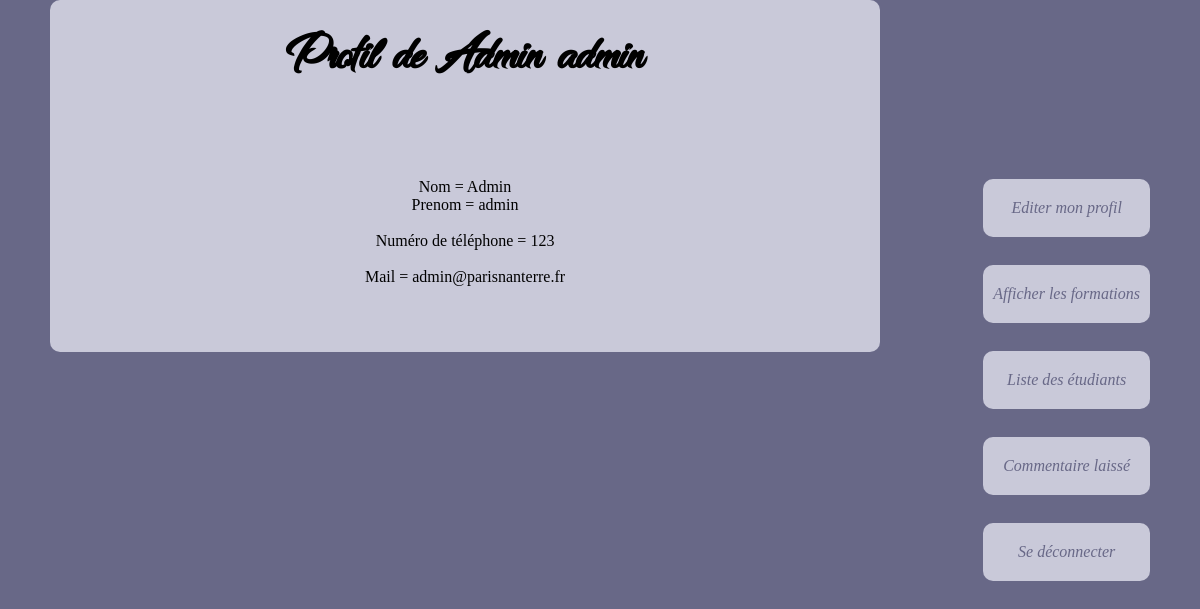
Page /profileP.php?id_etudiant=18 (signed in) on the committed database.
### tables this page shows
CREATE TABLE `Utilisateur` (
  `id_etudiant` int(11) NOT NULL,
  `Nom` varchar(50) NOT NULL,
  `Prenom` varchar(50) DEFAULT NULL,
  `carte_id` int(11) DEFAULT NULL,
  `date_naiss` date DEFAULT NULL,
  `adresse` varchar(100) DEFAULT NULL,
  `num_tel` int(11) DEFAULT NULL,
  `mail` varchar(70) NOT NULL,
  `mdp` varchar(50) NOT NULL,
  `choixFormation` int(11) DEFAULT NULL,
  `TypeUser` int(11) NOT NULL,
  `id_statuts` int(11) DEFAULT NULL
);

### profileP.php (the view, shortened to what this page needs)
<?php
$bdd = new PDO('mysql:host=localhost;dbname=Projet_Php', 'root', 'root');
if(isset($_GET['id_etudiant']) and $_GET['id_etudiant'] > 0)
{
	$getid = intval($_GET['id_etudiant']);
	$requser = $bdd->prepare("SELECT * FROM Utilisateur WHERE id_etudiant = ?");
	$requser->execute(array($getid));
	$userinfo = $requser->fetch();
?>
<!DOCTYPE html>
<html>
<head>
	<link rel="stylesheet" href="Content/css/nobel.css" />
</head>
<body>
	<main>
		<div align="center"><h1>Profil de <?php echo $userinfo['Nom']." ".$userinfo['Prenom'];?></h1>
		<br><br><br>
		Nom = <?php echo $userinfo['Nom'];?><br>
		Prenom = <?php echo $userinfo['Prenom'];?>
		<br><br>
		Numéro de téléphone = <?php echo $userinfo['num_tel'];?>
		<br><br>
		Mail = <?php echo $userinfo['mail'];?><br><br><br></div>
	</main>
		<nav>
			<ul>
			<?php
			if(isset($_SESSION['id_etudiant']) and $userinfo['id_etudiant'] == $_SESSION['id_etudiant'])
			{
				?>
				<li><a href = "editerProfileP.php">Editer mon profil</a></li><br>
				<li><a href = "formationsP.php">Afficher les formations</a></li><br>
				<li><a href = "Etudiants.php">Liste des étudiants</a></li><br>
				<li><a href ="CommentaireL.php">Commentaire laissé</a></li><br>
				<li><a href = "Deconnexion.php">Se déconnecter</a></li><br>
				<?php
			}
		?></ul></nav>
</body>
</html>
<?php
}
?>

### Content/css/nobel.css (style rules this page uses)
body { width : 70%; background-color : #686887; margin:auto; overflow-y: scroll ; position: relative; }
main { width : 70%; margin-left : 150px; margin-right: 100px; background-color : #C9C9D9; border-radius : 10px; padding : 30px; position: relative; }
nav { position : absolute; top : 163px; right : 0px; }
nav ul { padding-left : 20px; }
nav li { list-style-type : none; padding : 0; margin-bottom : 10px; }
nav li a { display : block; margin : 0; background-color : #C9C9D9; border-radius : 10px; padding-top : 20px; padding-bottom : 20px; padding-left : 10px; padding-right : 10px; vertical-align : middle; text-align : center; text-decoration : none; color : #686887; font-style : italic; }
h1 { font-family: "dancing_in_the_rainbow"; font-size: 3.5em; text-align: center; margin-top: 0px; }
@media screen and (min-width: 1100px) and (max-width: 1400px) { body { width : 1100px; } }
@media screen and (min-width: 1100px) and (max-width: 1400px) { main, header { margin-left : 0px; } }

### rows in the picture
utilisateur: Nom "Admin", Prenom "admin", num_tel "123", mail "admin@parisnanterre.fr"
